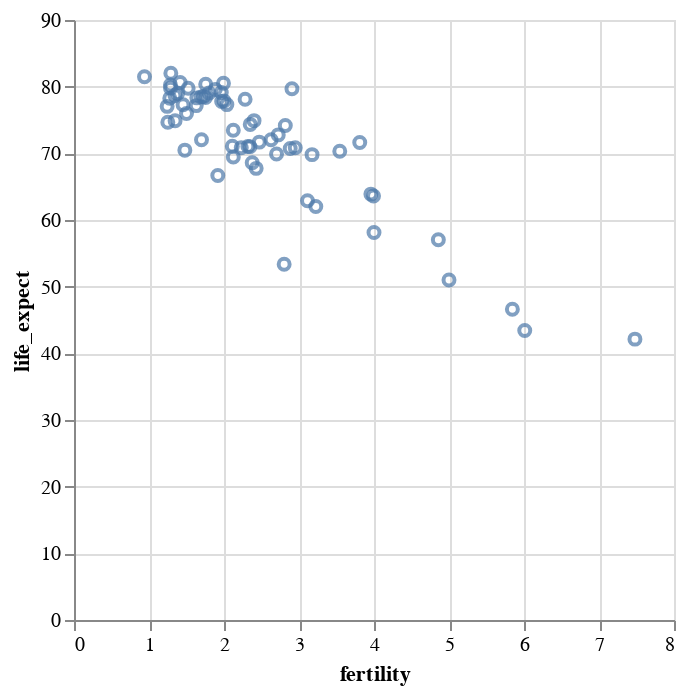

Notebook source saved alongside this figure:
### Markdown cell above
## **Vega-Altair**

In Vega-Altair, we first have to decide what type of *mark* will be used ([Vega-Altair mark properties](https://altair-viz.github.io/user_guide/marks/index.html)).

Then we use encodings (using the `encode()` method) to bind data fields to available encoding *channels* for that mark type.

In this notebook we'll examine the following encoding channels:

- `x`: Horizontal (x-axis) position of the mark.
- `y`: Vertical (y-axis) position of the mark.
- `size`: Size of the mark. May correspond to area or length, depending on the mark type.
- `color`: Mark color, specified as a [legal CSS color](https://developer.mozilla.org/en-US/docs/Web/CSS/color_value).
- `shape`: Plotting symbol shape for `point` marks.

For a complete list of available channels, see the [Vega-Altair encoding documentation](https://altair-viz.github.io/user_guide/encodings/index.html).

For the first example, we'll use point marks with the x channel mapped to `fertility` and the y channel mapped to `life_expect`.

In Vega-Altair, when you specify the data attribute name, you also specify its data type:
* nominal (`:N`) - same as categorical
* ordinal (`:O`) - same as ordered
* quantitative (`:Q`)
* temporal (`:T`) - time values, corresponding to Python [Date](https://docs.python.org/3/library/datetime.html#date-objects) values
  * Example temporal values include date strings such as `“2019-01-04”` and `“Jan 04 2019”`, as well as standardized date-times such as the [ISO date-time format](https://en.wikipedia.org/wiki/ISO_8601): `“2019-01-04T17:50:35.643Z”`. There are no temporal values in our global development dataset above, as the `year` field is encoded as an integer.  
  * The temporal type in Vega-Altair supports reasoning about time units (year, month, day, hour, etc.), and provides methods for requesting specific time intervals. For more details about temporal data in Vega-Altair, see the [TimeUnit documentation](https://altair-viz.github.io/user_guide/transform/timeunit.html).

Since both `fertility` and `life_expect` are quantitative values, we use `:Q`.

### Code cell
alt.Chart(data_2000).mark_point(tooltip=True).encode(
    x = 'fertility:Q',
    y = 'life_expect:Q'
)

### Figure 1 — Vega-Lite specification as saved in the notebook (floating-point values rounded to 4 significant figures)
{"config": {"view": {"continuousWidth": 300, "continuousHeight": 300}}, "data": {"name": "data-5bbc1a2d42e71c72ac9cf13ffaf6d268"}, "mark": {"type": "point", "tooltip": true}, "encoding": {"x": {"field": "fertility", "type": "quantitative"}, "y": {"field": "life_expect", "type": "quantitative"}}, "$schema": "https://vega.github.io/schema/vega-lite/v5.20.1.json", "datasets": {"data-5bbc1a2d42e71c72ac9cf13ffaf6d268": [{"year": 2000, "country": "Afghanistan", "cluster": 0, "pop": 23898198, "life_expect": 42.13, "fertility": 7.479}, {"year": 2000, "country": "Argentina", "cluster": 3, "pop": 37497728, "life_expect": 74.34, "fertility": 2.35}, {"year": 2000, "country": "Aruba", "cluster": 3, "pop": 69539, "life_expect": 73.45, "fertility": 2.124}, {"year": 2000, "country": "Australia", "cluster": 4, "pop": 19164620, "life_expect": 80.37, "fertility": 1.756}, {"year": 2000, "country": "Austria", "cluster": 1, "pop": 8113413, "life_expect": 78.98, "fertility": 1.382}, {"year": 2000, "country": "Bahamas", "cluster": 3, "pop": 290075, "life_expect": 71.07, "fertility": 2.111}, {"year": 2000, "country": "Bangladesh", "cluster": 0, "pop": 130406594, "life_expect": 62.01, "fertility": 3.224}, {"year": 2000, "country": "Barbados", "cluster": 3, "pop": 273483, "life_expect": 75.97, "fertility": 1.5}, {"year": 2000, "country": "Belgium", "cluster": 1, "pop": 10263618, "life_expect": 78.32, "fertility": 1.638}, {"year": 2000, "country": "Bolivia", "cluster": 3, "pop": 8152620, "life_expect": 63.88, "fertility": 3.958}, {"year": 2000, "country": "Brazil", "cluster": 3, "pop": 175552771, "life_expect": 71.01, "fertility": 2.345}, {"year": 2000, "country": "Canada", "cluster": 3, "pop": 31278097, "life_expect": 79.77, "fertility": 1.522}, {"year": 2000, "country": "Chile", "cluster": 3, "pop": 15153450, "life_expect": 77.86, "fertility": 2.0}, {"year": 2000, "country": "China", "cluster": 4, "pop": 1262645000, "life_expect": 72.03, "fertility": 1.7}, {"year": 2000, "country": "Colombia", "cluster": 3, "pop": 39685655, "life_expect": 71.68, "fertility": 2.47}, {"year": 2000, "country": "Costa Rica", "cluster": 3, "pop": 3710558, "life_expect": 78.12, "fertility": 2.281}, {"year": 2000, "country": "Croatia", "cluster": 1, "pop": 4410830, "life_expect": 74.88, "fertility": 1.348}, {"year": 2000, "country": "Cuba", "cluster": 3, "pop": 11134273, "life_expect": 77.16, "fertility": 1.63}, {"year": 2000, "country": "Dominican Republic", "cluster": 3, "pop": 8385828, "life_expect": 70.85, "fertility": 2.95}, {"year": 2000, "country": "Ecuador", "cluster": 3, "pop": 12505204, "life_expect": 74.17, "fertility": 2.817}, {"year": 2000, "country": "Egypt", "cluster": 5, "pop": 70492342, "life_expect": 69.81, "fertility": 3.174}, {"year": 2000, "country": "El Salvador", "cluster": 3, "pop": 6122515, "life_expect": 70.73, "fertility": 2.883}, {"year": 2000, "country": "Finland", "cluster": 1, "pop": 5168595, "life_expect": 78.37, "fertility": 1.754}, {"year": 2000, "country": "France", "cluster": 1, "pop": 59381628, "life_expect": 79.59, "fertility": 1.883}, {"year": 2000, "country": "Georgia", "cluster": 1, "pop": 4777209, "life_expect": 70.48, "fertility": 1.478}, {"year": 2000, "country": "Germany", "cluster": 1, "pop": 82187909, "life_expect": 78.67, "fertility": 1.346}, {"year": 2000, "country": "Greece", "cluster": 1, "pop": 10559110, "life_expect": 78.26, "fertility": 1.277}, {"year": 2000, "country": "Grenada", "cluster": 3, "pop": 89312, "life_expect": 67.75, "fertility": 2.429}, {"year": 2000, "country": "Haiti", "cluster": 3, "pop": 7306302, "life_expect": 58.14, "fertility": 4.0}, {"year": 2000, "country": "Hong Kong", "cluster": 4, "pop": 6658720, "life_expect": 81.5, "fertility": 0.94}, {"year": 2000, "country": "Iceland", "cluster": 1, "pop": 281043, "life_expect": 80.5, "fertility": 1.993}, {"year": 2000, "country": "India", "cluster": 0, "pop": 1007702000, "life_expect": 62.88, "fertility": 3.113}, {"year": 2000, "country": "Indonesia", "cluster": 4, "pop": 206265000, "life_expect": 68.59, "fertility": 2.376}, {"year": 2000, "country": "Iran", "cluster": 5, "pop": 65660289, "life_expect": 69.45, "fertility": 2.124}, {"year": 2000, "country": "Iraq", "cluster": 5, "pop": 22675617, "life_expect": 57.05, "fertility": 4.858}, {"year": 2000, "country": "Ireland", "cluster": 1, "pop": 3791690, "life_expect": 77.78, "fertility": 1.969}, {"year": 2000, "country": "Israel", "cluster": 5, "pop": 5842454, "life_expect": 79.7, "fertility": 2.906}, {"year": 2000, "country": "Italy", "cluster": 1, "pop": 57719337, "life_expect": 80.24, "fertility": 1.286}, {"year": 2000, "country": "Jamaica", "cluster": 3, "pop": 2615467, "life_expect": 72.05, "fertility": 2.628}, {"year": 2000, "country": "Japan", "cluster": 4, "pop": 126699784, "life_expect": 82.0, "fertility": 1.291}, {"year": 2000, "country": "Kenya", "cluster": 2, "pop": 29985839, "life_expect": 50.99, "fertility": 5.0}, {"year": 2000, "country": "South Korea", "cluster": 4, "pop": 21647682, "life_expect": 66.66, "fertility": 1.917}, {"year": 2000, "country": "North Korea", "cluster": 4, "pop": 47351083, "life_expect": 77.05, "fertility": 1.242}, {"year": 2000, "country": "Lebanon", "cluster": 5, "pop": 3578036, "life_expect": 71.03, "fertility": 2.319}, {"year": 2000, "country": "Mexico", "cluster": 3, "pop": 99926620, "life_expect": 74.9, "fertility": 2.401}, {"year": 2000, "country": "Netherlands", "cluster": 1, "pop": 15907853, "life_expect": 78.53, "fertility": 1.726}, {"year": 2000, "country": "New Zealand", "cluster": 4, "pop": 3819762, "life_expect": 79.11, "fertility": 1.964}, {"year": 2000, "country": "Nigeria", "cluster": 2, "pop": 114306700, "life_expect": 46.61, "fertility": 5.845}, {"year": 2000, "country": "Norway", "cluster": 1, "pop": 4492400, "life_expect": 79.05, "fertility": 1.801}, {"year": 2000, "country": "Pakistan", "cluster": 0, "pop": 146342958, "life_expect": 63.61, "fertility": 3.994}, {"year": 2000, "country": "Peru", "cluster": 3, "pop": 25979722, "life_expect": 69.91, "fertility": 2.7}, {"year": 2000, "country": "Philippines", "cluster": 4, "pop": 79739825, "life_expect": 70.3, "fertility": 3.544}, {"year": 2000, "country": "Poland", "cluster": 1, "pop": 38654164, "life_expect": 74.67, "fertility": 1.251}, {"year": 2000, "country": "Portugal", "cluster": 1, "pop": 10335597, "life_expect": 77.29, "fertility": 1.454}, {"year": 2000, "country": "Rwanda", "cluster": 2, "pop": 7507056, "life_expect": 43.41, "fertility": 6.01}, {"year": 2000, "country": "Saudi Arabia", "cluster": 5, "pop": 23153090, "life_expect": 71.63, "fertility": 3.81}, {"year": 2000, "country": "South Africa", "cluster": 2, "pop": 44066197, "life_expect": 53.37, "fertility": 2.802}, {"year": 2000, "country": "Spain", "cluster": 1, "pop": 40016081, "life_expect": 79.78, "fertility": 1.287}, {"year": 2000, "country": "Switzerland", "cluster": 1, "pop": 7266920, "life_expect": 80.62, "fertility": 1.415}, {"year": 2000, "country": "Turkey", "cluster": 1, "pop": 65666677, "life_expect": 70.84, "fertility": 2.23}, {"year": 2000, "country": "United Kingdom", "cluster": 1, "pop": 59522468, "life_expect": 78.47, "fertility": 1.695}, {"year": 2000, "country": "United States", "cluster": 3, "pop": 282338631, "life_expect": 77.31, "fertility": 2.038}, {"year": 2000, "country": "Venezuela", "cluster": 3, "pop": 23542649, "life_expect": 72.77, "fertility": 2.723}]}}
